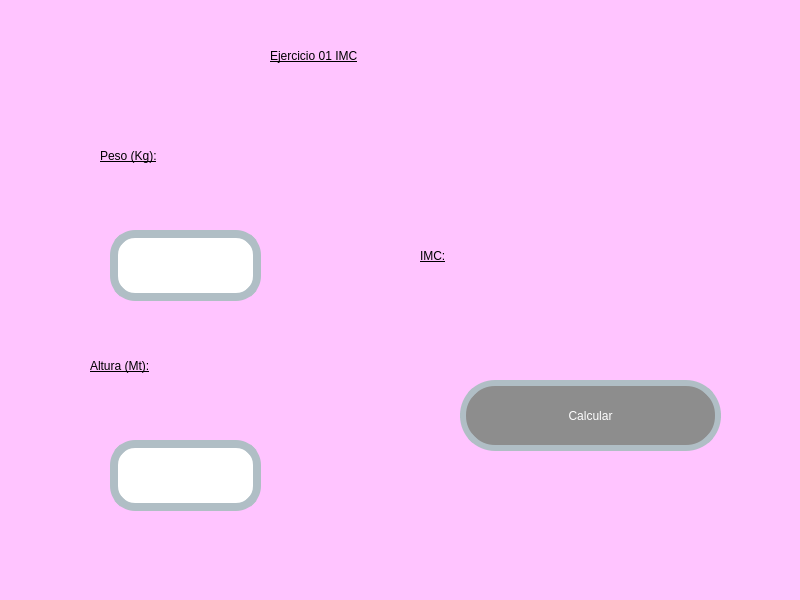
<?xml version="1.0" encoding="UTF-8"?>
<ui version="4.0">
 <class>MainWindow</class>
 <widget class="QMainWindow" name="MainWindow">
  <property name="geometry">
   <rect>
    <x>0</x>
    <y>0</y>
    <width>800</width>
    <height>600</height>
   </rect>
  </property>
  <property name="windowTitle">
   <string>MainWindow</string>
  </property>
  <property name="styleSheet">
   <string notr="true">background-color:rgb(255, 196, 255)</string>
  </property>
  <widget class="QWidget" name="centralwidget">
   <widget class="QLineEdit" name="txt_Peso">
    <property name="geometry">
     <rect>
      <x>110</x>
      <y>230</y>
      <width>151</width>
      <height>71</height>
     </rect>
    </property>
    <property name="contextMenuPolicy">
     <enum>Qt::PreventContextMenu</enum>
    </property>
    <property name="whatsThis">
     <string/>
    </property>
    <property name="styleSheet">
     <string notr="true">background-color:rgb(255, 255, 255);
color:rgb(0, 0, 0);
border-radius:25px;
border:8px solid #B0BEC5;
font: 75 16pt &quot;MS Shell Dlg 2&quot;;
</string>
    </property>
    <property name="text">
     <string/>
    </property>
    <property name="maxLength">
     <number>32774</number>
    </property>
    <property name="cursorPosition">
     <number>0</number>
    </property>
    <property name="dragEnabled">
     <bool>false</bool>
    </property>
    <property name="readOnly">
     <bool>false</bool>
    </property>
    <property name="clearButtonEnabled">
     <bool>false</bool>
    </property>
   </widget>
   <widget class="QLabel" name="label_3">
    <property name="geometry">
     <rect>
      <x>100</x>
      <y>130</y>
      <width>151</width>
      <height>51</height>
     </rect>
    </property>
    <property name="styleSheet">
     <string notr="true">
text-decoration: underline;
font: 20pt &quot;Forte&quot;;
color:rgb(0, 0, 0)
</string>
    </property>
    <property name="text">
     <string>Peso (Kg):</string>
    </property>
   </widget>
   <widget class="QLabel" name="Lbl_IMC">
    <property name="geometry">
     <rect>
      <x>420</x>
      <y>230</y>
      <width>181</width>
      <height>51</height>
     </rect>
    </property>
    <property name="styleSheet">
     <string notr="true">
text-decoration: underline;
font: 20pt &quot;Forte&quot;;
color:rgb(0, 0, 0)
</string>
    </property>
    <property name="text">
     <string>IMC:</string>
    </property>
   </widget>
   <widget class="QPushButton" name="btn_Calcular">
    <property name="geometry">
     <rect>
      <x>460</x>
      <y>380</y>
      <width>261</width>
      <height>71</height>
     </rect>
    </property>
    <property name="styleSheet">
     <string notr="true">background-color:rgb(141, 141, 141);
font: 20pt &quot;Forte&quot;;
color:rgb(255, 255, 255);
border-radius:35px;
border:6px solid #B0BEC5;
</string>
    </property>
    <property name="text">
     <string>Calcular</string>
    </property>
   </widget>
   <widget class="QLabel" name="label_4">
    <property name="geometry">
     <rect>
      <x>90</x>
      <y>340</y>
      <width>191</width>
      <height>51</height>
     </rect>
    </property>
    <property name="styleSheet">
     <string notr="true">
text-decoration: underline;
font: 20pt &quot;Forte&quot;;
color:rgb(0, 0, 0)
</string>
    </property>
    <property name="text">
     <string>Altura (Mt):</string>
    </property>
   </widget>
   <widget class="QLineEdit" name="txt_Altura">
    <property name="geometry">
     <rect>
      <x>110</x>
      <y>440</y>
      <width>151</width>
      <height>71</height>
     </rect>
    </property>
    <property name="contextMenuPolicy">
     <enum>Qt::PreventContextMenu</enum>
    </property>
    <property name="whatsThis">
     <string/>
    </property>
    <property name="styleSheet">
     <string notr="true">background-color:rgb(255, 255, 255);
color:rgb(0, 0, 0);
border-radius:25px;
border:8px solid #B0BEC5;
font: 75 16pt &quot;MS Shell Dlg 2&quot;;
</string>
    </property>
    <property name="text">
     <string/>
    </property>
    <property name="maxLength">
     <number>32774</number>
    </property>
    <property name="cursorPosition">
     <number>0</number>
    </property>
    <property name="dragEnabled">
     <bool>false</bool>
    </property>
    <property name="readOnly">
     <bool>false</bool>
    </property>
    <property name="clearButtonEnabled">
     <bool>false</bool>
    </property>
   </widget>
   <widget class="QLabel" name="Lbl_IMC_2">
    <property name="geometry">
     <rect>
      <x>270</x>
      <y>30</y>
      <width>251</width>
      <height>51</height>
     </rect>
    </property>
    <property name="styleSheet">
     <string notr="true">
text-decoration: underline;
font: 20pt &quot;Forte&quot;;
color:rgb(0, 0, 0)
</string>
    </property>
    <property name="text">
     <string>Ejercicio 01 IMC</string>
    </property>
   </widget>
  </widget>
  <widget class="QMenuBar" name="menubar">
   <property name="geometry">
    <rect>
     <x>0</x>
     <y>0</y>
     <width>800</width>
     <height>26</height>
    </rect>
   </property>
  </widget>
  <widget class="QStatusBar" name="statusbar"/>
 </widget>
 <resources/>
 <connections/>
</ui>
